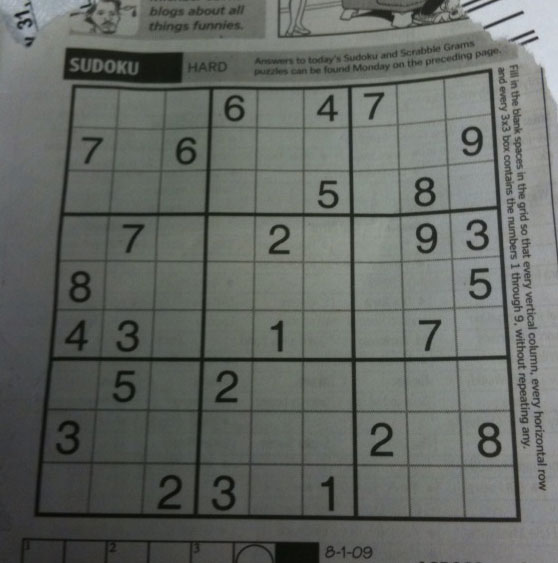
#> input picture OpenCV2-Python-master/Official_Tutorial_Python_Codes/3_imgproc/sudoku.jpg, 558 x 563 px
$ python houghlines.py
#> lines starting #> are read from the running program, lines starting #| are printed output that depends on the picture
''' file name : houghlines.py

Description : This sample shows how to detect lines using Hough Transform

This is Python version of this tutorial : http://opencv.itseez.com/doc/tutorials/imgproc/imgtrans/hough_lines/hough_lines.html

Level : Beginner

Benefits : Learn to find lines in an image and draw them

Usage : python houghlines.py

Written by : Abid K. (abidrahman2@gmail.com) , Visit opencvpython.blogspot.com for more tutorials '''

import cv2
import numpy as np

# [4 lines of commented-out code are left out]

im = cv2.imread('sudoku.jpg')
#> im is the input picture: shape (563, 558, 3); mean B, G, R 99.5, 104.1, 100
gray = cv2.cvtColor(im,cv2.COLOR_BGR2GRAY)
edges = cv2.Canny(gray,150,200,apertureSize = 3)
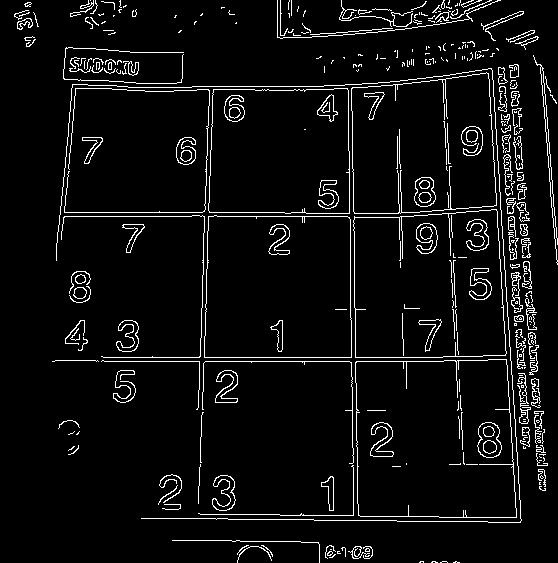
#> edges: shape (563, 558); 5.6% white in thin lines or dots

cv2.imshow('houghlines',im)

while(True):
    img = im.copy()
    k = cv2.waitKey(0)
#> (key Esc is pressed here)

    if k == ord('h'):   # Press 'h' to enable cv2.HoughLines()
        lines = cv2.HoughLines(edges,1,np.pi/180,275)
        for rho,theta in lines[0]:
            a = np.cos(theta)
            b = np.sin(theta)
            x0 = a*rho
            y0 = b*rho
            x1 = int(x0 + 1000*(-b))   # Here i have used int() instead of rounding the decimal value, so 3.8 --> 3
            y1 = int(y0 + 1000*(a))    # But if you want to round the number, then use np.around() function, then 3.8 --> 4.0
            x2 = int(x0 - 1000*(-b))   # But we need integers, so use int() function after that, ie int(np.around(x))
            y2 = int(y0 - 1000*(a))
            cv2.line(img,(x1,y1),(x2,y2),(0,255,0),2)
        cv2.imshow('houghlines',img)

    elif k == ord('p'): # Press 'p' to enable cv2.HoughLinesP()
        lines = cv2.HoughLinesP(edges,1,np.pi/180,150, minLineLength = 100, maxLineGap = 10)
        for x1,y1,x2,y2 in lines[0]:
            cv2.line(img,(x1,y1),(x2,y2),(0,255,0),2)
        cv2.imshow('houghlines',img)

    elif k == 27:    # Press 'ESC' to exit
        break

cv2.destroyAllWindows()
